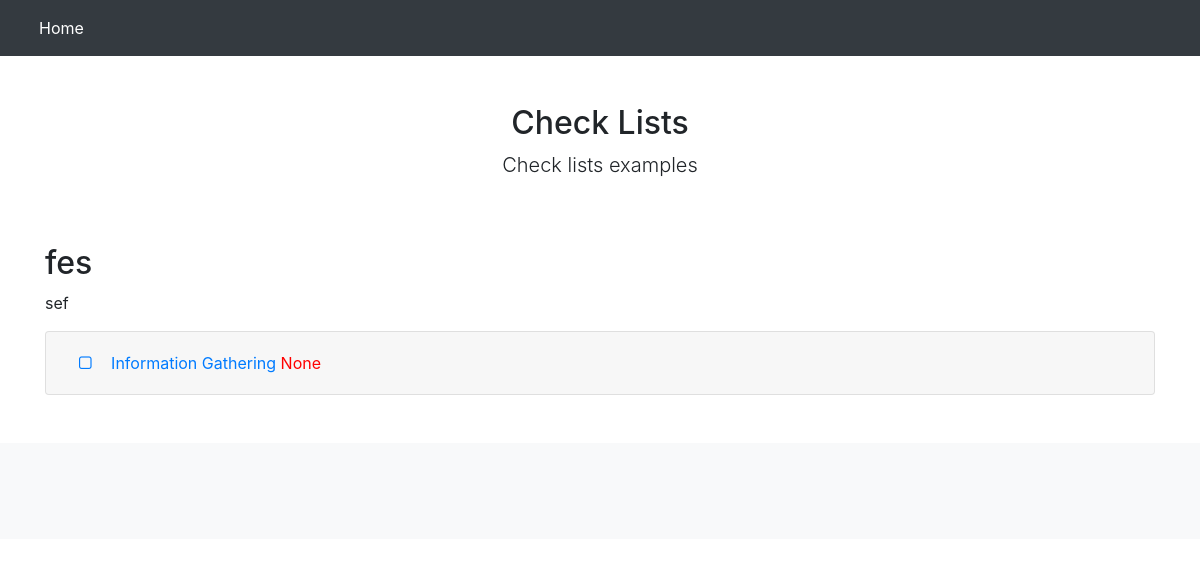
/checklist/1, run on an earlier commit of the app's database.
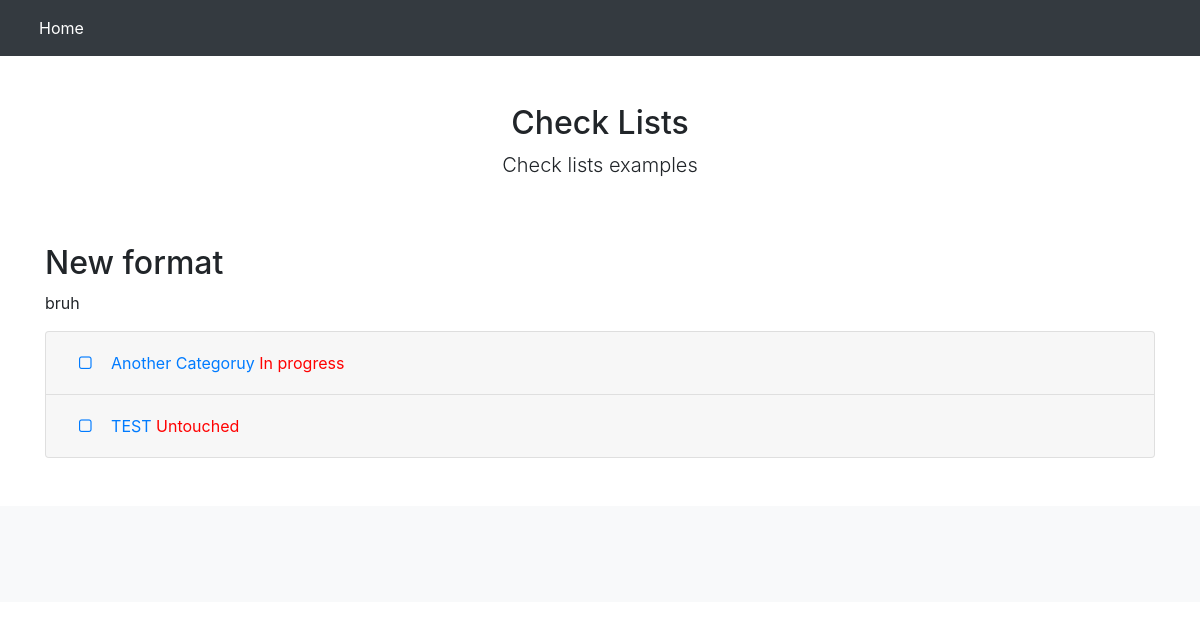
And on a later commit of the database.
### checklist/models.py (models this page shows)
class CheckList(models.Model):
    objects = models.Manager()
    name = models.CharField(max_length=100)
    description = models.CharField(max_length=150)
    completed = models.BooleanField(default=False)
    date = models.DateField("Created", default=datetime.date.today)
    def __str__(self):
        return str(self.name)

class ListItem(models.Model):
    objects = models.Manager()
    title = models.CharField(max_length=150)
    completed = models.BooleanField(default=False)
    status = models.ForeignKey(Status, on_delete=models.CASCADE, db_index=True, null=True, default=settings.DEFAULT_STATUS_ID)
    related_list = models.ForeignKey(CheckList, on_delete=models.CASCADE, db_index=True, null=True, related_name='item_list')
    related_to = models.ForeignKey('self', on_delete=models.CASCADE, db_index=True, null=True, blank=True,related_name='related_items')
    comments = models.ManyToManyField('Comment', blank=True, related_name='comments')
    def __str__(self):
        return self.title

class Status(models.Model):
    objects = models.Manager()
    title = models.CharField(max_length=100)
    description = models.CharField(max_length=150)
    def __str__(self):
        return self.title

### checklist/views.py (the view)
# urls.py: path('checklist/<list_id>', views.show_full_list, name='checklist'),
def show_full_list(request, list_id):
    checklist = get_object_or_404(CheckList, pk=list_id)
    category_items = checklist.item_list.order_by('id')
    statuses = Status.objects.filter().order_by('id')
    subtask_items = []
    for each in category_items:
        subtask_items.append(each.related_items.order_by('id'))
    list_items = zip(category_items, subtask_items)
    if request.method == 'POST' and 'change_status' in request.POST:
        item = get_object_or_404(ListItem, pk=request.POST.get('item_id'))
        item.status = get_object_or_404(Status, pk=request.POST.get('status_id'))
        item.save()
        return HttpResponseRedirect(request.META.get('HTTP_REFERER', '/'))
    if request.method == 'POST':
        comment_form = CommentForm(request.POST)
        if comment_form.is_valid():
            new_comment = comment_form.save(commit=False)
            new_comment.save()
            task_id = request.POST.get('item_id')
            new_comment.comments.set(ListItem.objects.filter(pk=task_id))
            new_comment.save()
            new_comment.photo = request.FILES.get('photo')
            new_comment.file = request.FILES.get('file')
            new_comment.save()
        return HttpResponseRedirect(request.META.get('HTTP_REFERER', '/'))
    else:
        comment_form = CommentForm()
    return render(request, 'checklist/list_view.html',
                  {'checklist': checklist,
                   'statuses': statuses,
                   'list_items': list_items,
                   'comment_form': comment_form})

### checklist/templates/checklist/list_view.html (shortened to what this page needs)
{% extends "checklist/main.html" %}
{% block content %}
<div class="col-12">
<h2>{{ checklist }}</h2>
<p>{{ checklist.description }}</p>
</div>
<div class="col-12">
<div class="accordion">
    {% for category in list_items %}
    <div class="card">
        <h2 class="card-header">
            <span class="btn btn-link btn-block text-left collapsed" data-toggle="collapse" data-target="#category{{ category.0.id }}" aria-expanded="true" aria-controls="category{{ category.0.id }}">
                {% if category.0.completed %}
                <a href="{% url 'uncross_item' category.0.id %}" class="accordion-link"><i class="fa fa-check" aria-hidden="true"></i></a> <span class="completed category_name">{{ category.0 }} <span style="color: red">{{category.0.status}}</span></span>
                {% else %}
                <a href="{% url 'cross_item' category.0.id %}" class="accordion-link"><i class="fa fa-square-o" aria-hidden="true"></i></a> <span class="category_name">{{ category.0 }} <span style="color: red">{{category.0.status}}</span></span>
                {% endif %}
            </span>
        </h2>
    </div>
    {% endfor %}
</div>
</div>
{% endblock %}

### checklist/templates/checklist/main.html (shortened to what this page needs)
<!DOCTYPE html>
<html lang="en">
{% load static %}
<head>
    <link href="{% static 'css/style.css' %}" rel="stylesheet">
    <link rel="stylesheet" href="https://cdnjs.cloudflare.com/ajax/libs/font-awesome/4.7.0/css/font-awesome.min.css">
    <link rel="stylesheet" href="https://cdn.jsdelivr.net/npm/bootstrap@4.6.0/dist/css/bootstrap.min.css">
</head>
<body>
<nav class="navbar navbar-expand-lg navbar-dark bg-dark">
  <div class="container-fluid">
    <div class="collapse navbar-collapse" id="navbarSupportedContent">
      <ul class="navbar-nav me-auto mb-4 mb-lg-0">
        <li class="nav-item active">
        <a class="nav-link" href="/">Home</a>
        </li>
      </ul>
    </div>
  </div>
</nav>
    <div class="container">
        <main>
            <div class="py-5 text-center">
                <h2>Check Lists </h2>
                <p class="lead">Check lists examples</p>
            </div>
            <div class="row">
                {% block content %}
                {% endblock %}
            </div>
        </main>
    </div>
</body>
<footer class="bd-footer p-3 p-md-5 mt-5 bg-light text-center text-sm-start">
</footer>
</html>

### checklist/static/css/style.css (style rules this page uses)
.category_name { padding-left: 15px; pointer-events: none; }

What changed in the data, as far as the page shows it:
removed ListItem: title "Information Gathering", status "None"
changed CheckList: name "fes" → "New format"; description "sef" → "bruh"
added ListItem: title "Another Categoruy", status.title "In progress"
added ListItem: title "TEST", status.title "Untouched"
